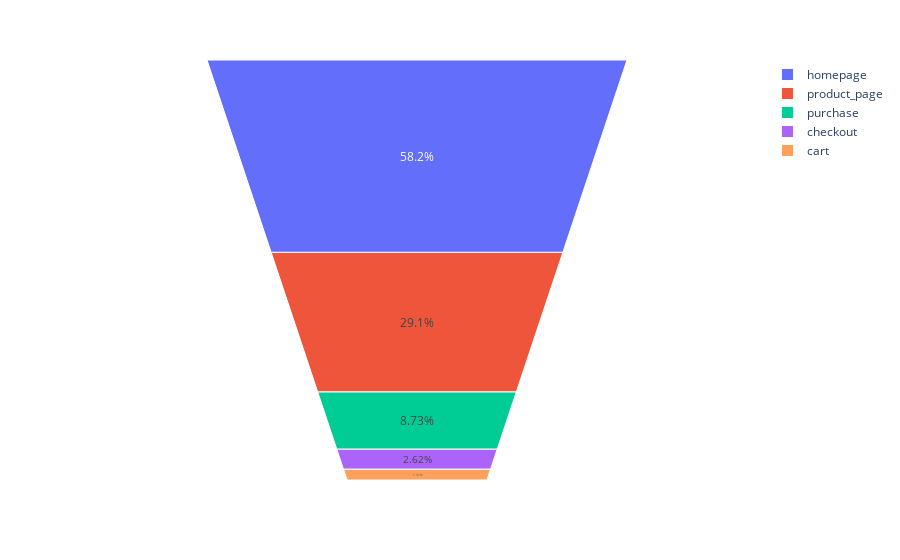

Write notebook code for a chart like this one.
### Code cell
fig = px.funnel_area(names=["homepage", "product_page", "purchase", "checkout", "cart"],
                    values=[10000, 5000, 1500, 450, 225])
fig.show()

### Figure 1 — Plotly figure (JSON) as saved in the notebook; plotly's stock layout.template omitted (floating-point values rounded to 4 significant figures)
{"data": [{"domain": {"x": [0, 1], "y": [0, 1]}, "hovertemplate": "label=%{label}<br>value=%{value}<extra></extra>", "labels": ["homepage", "product_page", "purchase", "checkout", "cart"], "legendgroup": "", "name": "", "showlegend": true, "type": "funnelarea", "values": [10000, 5000, 1500, 450, 225]}], "layout": {"autosize": true, "legend": {"tracegroupgap": 0}, "margin": {"t": 60}}}
